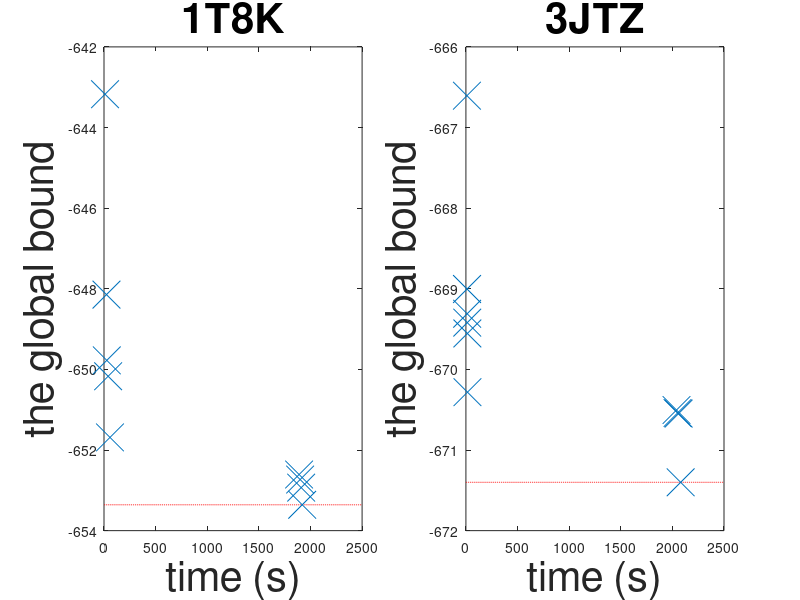

The MATLAB source for this figure:
t = linspace(0, 2500, 2001);
e = zeros(1, 2001);
x = [10, 24, 27, 40, 58, 1890, 1900, 1910, 1920];
y = [-643.1742509999509, -648.1451750001579, -649.7761199999684, -650.1705889990712, -651.6869299997676, -652.6076939999992, -652.7324829999994, -652.9328599999988, -653.3581489999988];
for i = 1 : 1 : 2001
    e(i) = -653.3581489999988;
end
subplot(1, 2, 1);
plot(t, e, 'r--', x, y, 'x', 'MarkerSize', 20);
xlabel ('time (s)', 'FontSize',30.0)
ylabel ('the global bound', 'FontSize',30.0)
title ('1T8K','FontSize',30.0)


x = [10, 11, 12, 13, 14, 15, 2040, 2050, 2060, 2080];
y = [-666.6052699982088, -669.0032480002855, -669.3098839997646, -669.4199229998934, -669.5543600011374, -670.2826939993839, -670.5037949999999, -670.541013, -670.548133, -671.4005880000007];
for i = 1 : 1 : 2001
    e(i) = -671.4005880000007;
end
subplot(1, 2, 2);
plot(t, e, 'r--', x, y, 'x', 'MarkerSize', 20);
xlabel ('time (s)', 'FontSize',30.0)
ylabel ('the global bound', 'FontSize',30.0)
title ('3JTZ','FontSize',30.0)